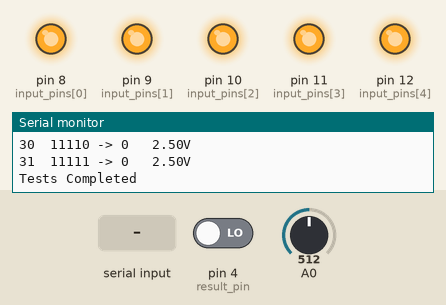
Simulated run of this sketch. Board: Arduino Uno, built with avr-gcc and run on an emulated ATmega328P. Parts: output pins drawn as LEDs (lit = HIGH), the last lines printed to the serial monitor. Inputs (shaded band) come from the test bench; at power-on: pin 4 (result_pin) LOW, A0 = 512.

Above: at 3.4 s.
3.5 s: "90,45\n" received over Serial
At 4.7 s:
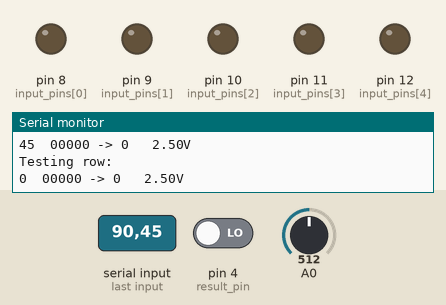
5.0 s: "30,150\n" received over Serial
At 6.2 s:
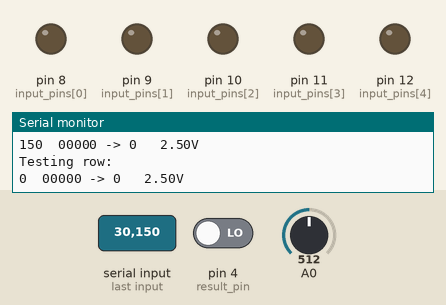
6.5 s: "5\n" received over Serial
At 7.0 s:
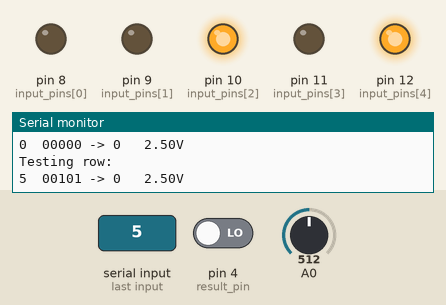
Timing chart, 0 to 9.5 s (numbered marks = the images above; inputs shaded):
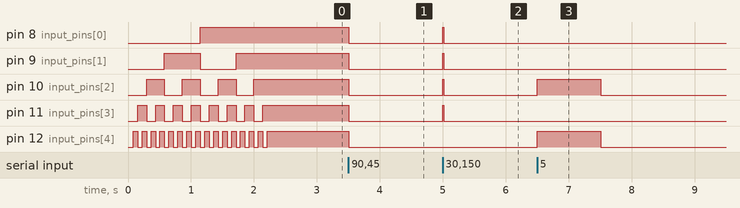

Measured:
- after the input at 3.5 s, pin 8 (input_pins[0]), pin 9 (input_pins[1]), pin 10 (input_pins[2]), pin 11 (input_pins[3]), pin 12 (input_pins[4]): HIGH → LOW at once
- after the input at 5.0 s, pin 8 (input_pins[0]), pin 9 (input_pins[1]), pin 10 (input_pins[2]), pin 11 (input_pins[3]): LOW → HIGH at once, → LOW 0.01 s later
- after the input at 6.5 s, pin 10 (input_pins[2]), pin 12 (input_pins[4]): LOW → HIGH at once, → LOW 1.0 s later

The sketch:

any_input.ino
```cpp
/**
Divines the truth table for a n-input circuit and tests it using arduino digital outputs
*/

#include "inputs.h"
#include <math.h>

void setup () {
    Serial.begin(9600);

    Serial.println("\nBeginning tests");
    generate_truth_table();

    for ( const auto& pin : input_pins ) pinMode(pin, OUTPUT);

    pinMode(result_pin, INPUT);

    delay(10);

    test_all();
}

int incomingByte = 0;
void loop () {
    // Set serial message send to "No Line Ending" so that it doesn't test 0 after each read
    if (Serial.available() > 0) {
        // read the incoming byte:
        incomingByte = Serial.parseInt();

        // say what you got:
        Serial.println("Testing row:");
        test_row(incomingByte);
        Serial.println("");
    }
}
```

inputs.h
```cpp
#pragma once

#define LEN(arr) ((*(&arr+1)) - arr)

static const int input_pins[] = {
  8,  // x - black
  9,  // y - white

  10, // a - green
  11, // b - yellow
  12, // c - blue
};

static const int result_pin = 4;

constexpr const int num_pins = LEN(input_pins);
constexpr const int table_length = pow(2, num_pins);
bool truth_table[table_length][num_pins] = { 0 };

void generate_truth_table ();
void test_one (int i);
void test_all ();
```

inputs.ino
```cpp
#include "inputs.h"

void print_row (bool *row) {
    for (int i = 0; i < num_pins; i ++) {
      Serial.print(row[i]);
    }
    Serial.print(" -> ");
}

void generate_truth_table () {
    Serial.println("Truth Table:");
    for (int i = 0; i < table_length; i ++) {
        int n = i;
        for (int j = num_pins - 1; j >= 0; j --) {
            truth_table[i][j] = (bool)(n % 2);
            n = n / 2;
        }
        // Serial.print(i);
        // Serial.print('\t');
        // print_row(truth_table[i]);
        // Serial.print("f\n");
    }
}

void test_row (int row) {
    Serial.print(row);
    Serial.print('\t');

    for (int i = 0; i < num_pins; i ++) {
        digitalWrite(input_pins[i], truth_table[row][i]);
    }

    print_row(truth_table[row]);

    delay(10);

    Serial.print(digitalRead(result_pin));
    Serial.print(" \t");
    Serial.print(analogRead(A0) * (5.0 / 1023.0));
    Serial.println("V");
}

void test_all () {
  for (int i = 0; i < table_length; i ++) {
    test_row(i);
    delay(60);
  }

  Serial.println("Tests Completed\n");

  // test_row(15);
}
```
